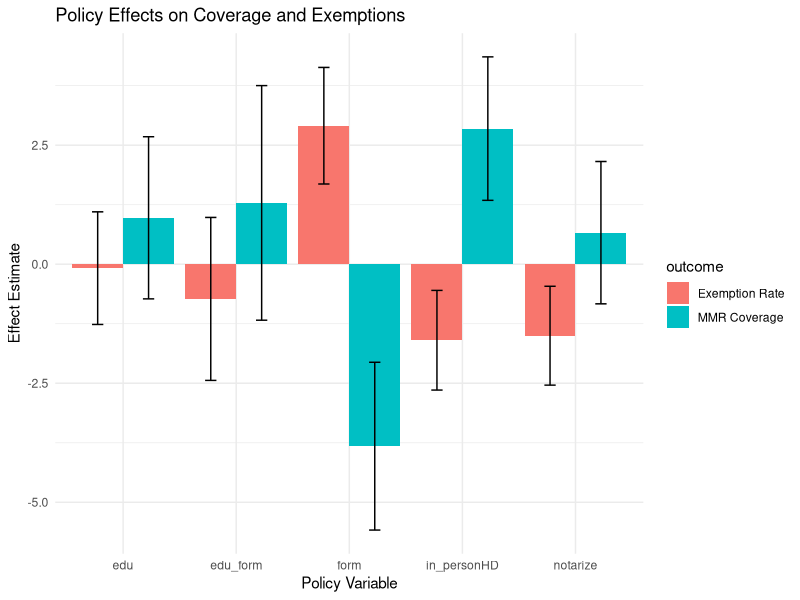
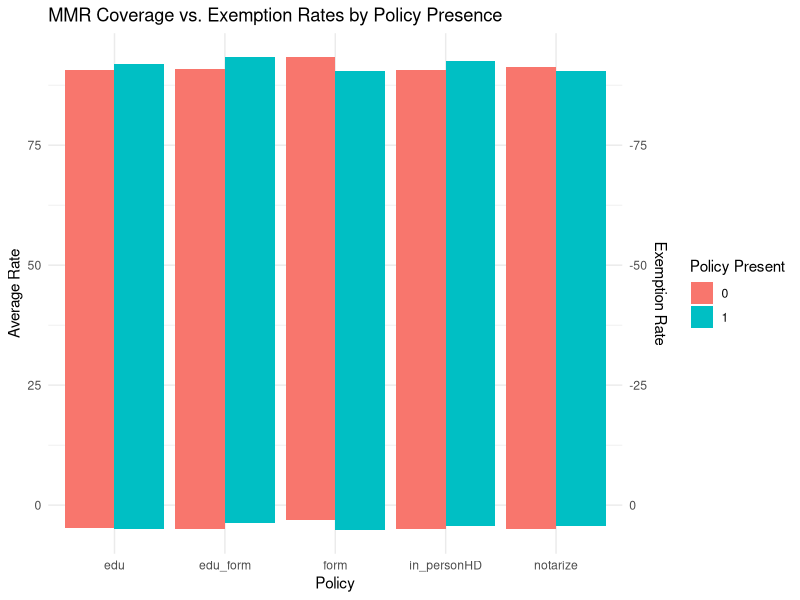

Generate these figures, in order, with R:
library(data.table)
library(car)
library(ggplot2)
library(broom)
library(dplyr)
library(forcats)
library(tidyr)


# Pull in data
dt <- data.table::fread("./8-2-25Download.csv")

dt[, policy_group := fifelse(rel_exempt == 1 & nonmed_nonrel_exempt == 2, "Religious Only",
                             fifelse(rel_exempt == 1 & nonmed_nonrel_exempt == 1, "Both Allowed", NA_character_))]

policy_vars <- c("form", "in_personHD", "notarize", "edu", "edu_form")
dt_clean <- dt[complete.cases(dt[, ..policy_vars])]

mmod_policy <- lm(cbind(perc_MMR, perc_exempt) ~ form + in_personHD + notarize + edu + edu_form, data = dt_clean)
summary(mmod_policy)

mod_mmr_adj <- lm(perc_MMR ~ policy_group + form + in_personHD + notarize + edu + edu_form, data = dt_clean)
mod_exempt_adj <- lm(perc_exempt ~ policy_group + form + in_personHD + notarize + edu + edu_form, data = dt_clean)

library(car)
Anova(mmod_policy, type = "II")

summary(mod_mmr_adj)
summary(mod_exempt_adj)

mod_joint_adj <- lm(cbind(perc_MMR, perc_exempt) ~ policy_group + form + in_personHD + notarize + edu + edu_form, data = dt_clean)
Anova(mod_joint_adj, type = "II")



tidy_mmr <- tidy(lm(perc_MMR ~ form + in_personHD + notarize + edu + edu_form, data = dt_clean))
tidy_exempt <- tidy(lm(perc_exempt ~ form + in_personHD + notarize + edu + edu_form, data = dt_clean))

tidy_mmr$outcome <- "MMR Coverage"
tidy_exempt$outcome <- "Exemption Rate"

plot_data <- rbind(tidy_mmr, tidy_exempt)
plot_data <- plot_data[plot_data$term != "(Intercept)", ]

ggplot(plot_data, aes(x = term, y = estimate, fill = outcome)) +
        geom_bar(stat = "identity", position = "dodge") +
        geom_errorbar(aes(ymin = estimate - std.error, ymax = estimate + std.error),
                      position = position_dodge(width = 0.9), width = 0.2) +
        labs(x = "Policy Variable", y = "Effect Estimate", title = "Policy Effects on Coverage and Exemptions") +
        theme_minimal()

# Reshape data
long_policy <- dt_clean |>
        select(perc_MMR, perc_exempt, form, in_personHD, notarize, edu, edu_form) |>
        pivot_longer(cols = form:edu_form, names_to = "policy", values_to = "present") |>
        group_by(policy, present) |>
        summarise(
                avg_MMR = mean(perc_MMR, na.rm = TRUE),
                avg_exempt = mean(perc_exempt, na.rm = TRUE),
                .groups = "drop"
        )

# Plot
ggplot(long_policy, aes(x = policy, fill = factor(present))) +
        geom_bar(aes(y = avg_MMR), stat = "identity", position = "dodge") +
        geom_bar(aes(y = -avg_exempt), stat = "identity", position = "dodge") +
        labs(x = "Policy", y = "Average Rate",
             title = "MMR Coverage vs. Exemption Rates by Policy Presence",
             fill = "Policy Present") +
        scale_y_continuous(labels = abs, sec.axis = sec_axis(~-., name = "Exemption Rate")) +
        theme_minimal()

#SummaryTable

summary_table <- dt_clean |>
        select(perc_MMR, perc_exempt, form, in_personHD, notarize, edu, edu_form) |>
        pivot_longer(cols = form:edu_form, names_to = "policy", values_to = "present") |>
        group_by(policy, present) |>
        summarise(
                avg_MMR = round(mean(perc_MMR, na.rm = TRUE), 1),
                avg_exempt = round(mean(perc_exempt, na.rm = TRUE), 2),
                n_states = n(),
                .groups = "drop"
        )

write.csv(summary_table, "policy_summary.csv", row.names = FALSE, na = "")